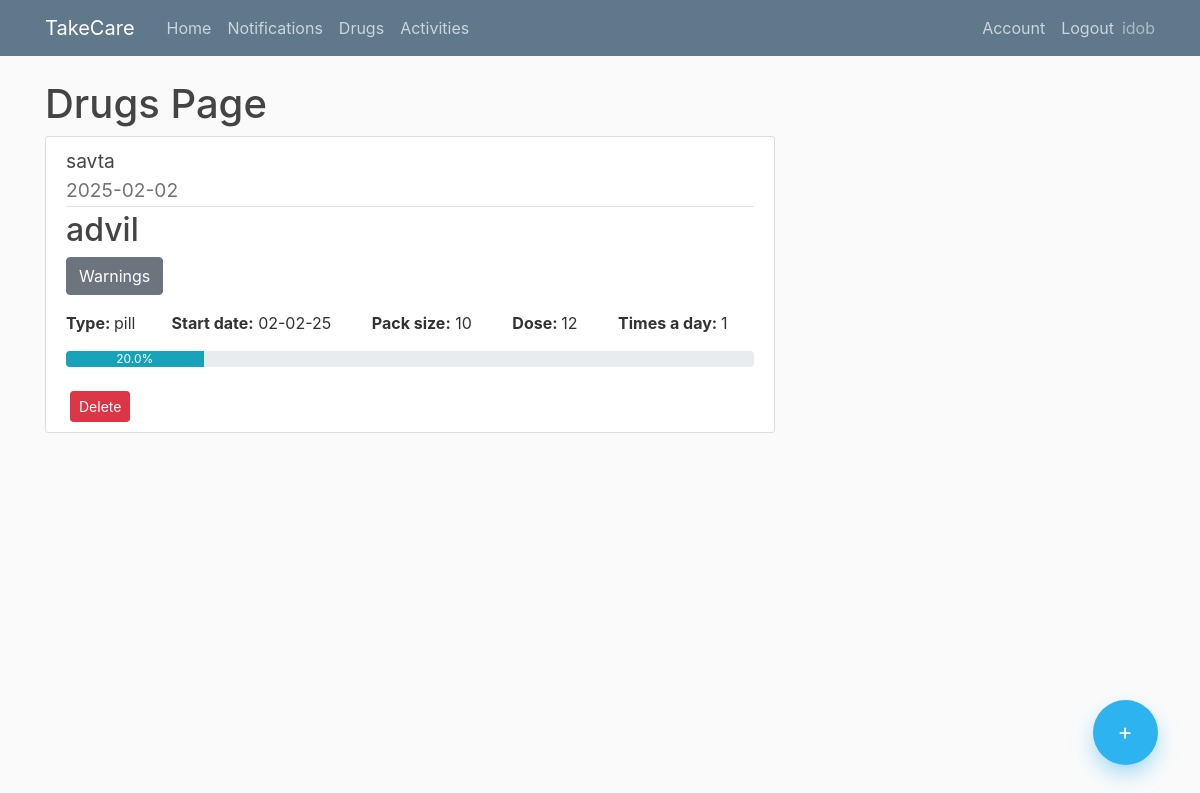
Screenshot of /drugs (signed in) with the database file from the repository.
### app/models.py (models this page shows, shortened)
class User(db.Model, UserMixin):
    id = db.Column(db.Integer, primary_key=True)
    username = db.Column(db.String(20), unique=True,nullable=False)
    email = db.Column(db.String(100), unique=True,nullable=False)
    image_file = db.Column(db.String(100),nullable=False,default='default.jpg')
    password= db.Column(db.String(60),nullable=False)
    ElderlyUser = db.relationship('Elderlyuser',backref='creator',lazy=True )
    Notifications = db.relationship('Notification',backref='creator',lazy=True )
    Drugs = db.relationship('Drug',backref='creator',lazy=True )

class Elderlyuser(db.Model, UserMixin):
    id = db.Column(db.Integer, primary_key=True)
    username = db.Column(db.String(20), unique=True,nullable=False)
    password= db.Column(db.String(60),nullable=False)
    user_id = db.Column(db.Integer, db.ForeignKey('user.id'), nullable=False)

class Drug(db.Model):
    id = db.Column(db.Integer, primary_key=True)
    name = db.Column(db.String(150),nullable=False)
    type = db.Column(db.Text,nullable=False)
    dose = db.Column(db.Integer,nullable=False)
    timesaday = db.Column(db.Integer,nullable=False)
    taketime= db.Column(db.Time, nullable=False)
    gap = db.Column(db.Integer, nullable=False)
    packsize = db.Column(db.Integer,nullable=False)
    daystotake = db.Column(db.Integer,nullable=False)
    startdate = db.Column(db.Date,nullable=False)
    user_id = db.Column(db.Integer, db.ForeignKey('user.id'), nullable=False)
    elderly_user_id = db.Column(db.Integer, db.ForeignKey('elderlyuser.id'), nullable=False)
    drugschedules = db.relationship("DrugSchedule", cascade="all, delete")
    warnings = db.Column(db.String)

### app/routes.py (the view)
@app.route("/drugs")
@login_required
def drugs():
    if current_user.is_authenticated:
        drugs = Drug.query.filter_by(user_id=current_user.id)
        drug_schedule = DrugSchedule.query.filter_by(user_id=current_user.id)
        eldelys = Elderlyuser.query.filter_by(user_id=current_user.id)
        eldelys_dict = {i.id: i.username for i in eldelys}
        return render_template("drugs.html",drugs=drugs,drug_schedule=drug_schedule, title="Drugs",eldelys_dict=eldelys_dict)
    else:
        return render_template("home.html")

### app/models.py (called while the page is built)
@login_manager.user_loader
def load_user(user_id):
    return User.query.get(int(user_id))

### app/templates/drugs.html (shortened to what this page needs)
{% extends "layout.html" %}
{% block content %}
    <h1>Drugs Page</h1>
    <div class="floating-container">
        <a class="floating-button" href="{{ url_for('add_drug')}}"> +</a>
    </div>
    {% if drugs.count() == 0  %}
        <h3>No drug alerts found</h3>
    {% else %}
        {% for drug in drugs %}
            {% set counter = namespace(count=0) %}
            {% set totalcounter = namespace(count=0) %}
            {% for reminder in drug_schedule %}
                {% if reminder.drug_id == drug.id %}
                    {% set totalcounter.count = totalcounter.count + 1 %}
                    {% if reminder.took == 1 %}
                        {% set counter.count = counter.count + 1 %}
                    {% endif %}
                {% endif %}
            {% endfor %}
            {% if totalcounter.count > 0 %}
                {% set percentage = (counter.count / totalcounter.count * 100) | round %}
            {% else %}
                {% set percentage = 0 %}
            {% endif %}
            <article class="media content-section">
                <div class="media-body">
                    <div class="article-title">
                        <big>{{ eldelys_dict[drug.elderly_user_id] }}</big>
                    </div>
                    <div class="article-metadata">
                        <big class="text-muted">{{ drug.startdate.strftime('%Y-%m-%d') }} </big>
                    </div>
                    <h2>{{ drug.name }}</h2>
                    <p>
                     <button class="btn btn-secondary" data-toggle="collapse" href="#collapseExample" role="button" aria-expanded="false" aria-controls="collapseExample">
                        Warnings
                     </button>
                    </p>
                        <strong>Type: </strong> {{ drug.type }}&nbsp; &nbsp; &nbsp; &nbsp;
                       <strong>Start date:</strong> {{ drug.startdate.strftime('%d-%m-%y') }} &nbsp; &nbsp; &nbsp; &nbsp;
                        <strong>Pack size:</strong> {{ drug.packsize }} &nbsp; &nbsp; &nbsp; &nbsp;
                       <strong> Dose: </strong>{{ drug.dose }} &nbsp; &nbsp; &nbsp; &nbsp;
                        <strong>Times a day: </strong>{{ drug.timesaday }} &nbsp;
                    <div class="progress">
                        <div class="progress-bar bg-info" role="progressbar" style="width: {{ percentage }}%;" aria-valuenow="{{ percentage }}" aria-valuemin="0" aria-valuemax="100">{{ percentage }}%</div>
                    </div>
                    <br>
                    <button type="button" class="btn btn-danger btn-sm ml-1" data-toggle="modal" data-target="#deleteModal{{drug.id}}">
                        Delete
                    </button>
                </div>
            </article>
        {% endfor %}
    {% endif %}
{% endblock content %}

### app/templates/layout.html (shortened to what this page needs)
<!DOCTYPE html>
<html>
<head>
    <link rel="stylesheet" href="https://maxcdn.bootstrapcdn.com/bootstrap/4.0.0/css/bootstrap.min.css">
    <link rel="stylesheet" type="text/css" href="{{ url_for('static', filename='main.css') }}">
</head>
<body>
    <header class="site-header">
      <nav class="navbar navbar-expand-md navbar-dark bg-steel fixed-top">
        <div class="container">
          <a class="navbar-brand mr-4" href="/">TakeCare</a>
          <div class="collapse navbar-collapse" id="navbarToggle">
            <div class="navbar-nav mr-auto">
              <a class="nav-item nav-link" href="{{url_for('home')}}">Home</a>
              <a class="nav-item nav-link" href="{{url_for('notification')}}">Notifications</a>
              <a class="nav-item nav-link" href="{{url_for('drugs')}}">Drugs</a>
              <a class="nav-item nav-link" href="{{url_for('activities')}}">Activities</a>
            </div>
            {% if not current_user.is_authenticated %}
            <div class="navbar-nav">
              <a class="nav-item nav-link" href="{{url_for('login')}}">Login</a>
              <a class="nav-item nav-link" href="{{url_for('register')}}">Register</a>
            </div>
            {% else %}
            <div class="navbar-nav">
              <a class="nav-item nav-link" href="{{url_for('account')}}">Account</a>
              <a class="nav-item nav-link" href="{{url_for('logout')}}">Logout</a>
              <sapn class="navbar-text">{{current_user.username}}</span>
            </div>
            {% endif %}
          </div>
        </div>
      </nav>
    </header>
    <main role="main" class="container">
      <div class="row">
        <div class="col-md-8">
          {% block content %} {% endblock %}
        </div>
    </main>
</body>
</html>

### app/static/main.css (style rules this page uses)
body { background: #fafafa; color: #333333; margin-top: 5rem; }
h1, h2, h3, h4, h5, h6 { color: #444444; }
.bg-steel { background-color: #5f788a; }
.site-header .navbar-nav .nav-link { color: #cbd5db; }
.content-section { background: #ffffff; padding: 10px 20px; border: 1px solid #dddddd; border-radius: 3px; margin-bottom: 20px; }
.article-title { color: #444444; }
.article-metadata { padding-bottom: 1px; margin-bottom: 4px; border-bottom: 1px solid #e3e3e3 }
.floating-container { position: fixed; width: 100px; height: 100px; bottom: 0; right: 0; margin: 35px 25px; }
.floating-container .floating-button { position: absolute; width: 65px; height: 65px; background: #2cb3f0; bottom: 0; border-radius: 50%; left: 0; right: 0; margin: auto; color: white; line-height: 65px; text-align: center; font-size: 23px; z-index: 100; box-shadow: 0 10px 25px -5px rgba(44, 179, 240, 0.6); cursor: pointer; -webkit-transition: all 0.3s; transition: all 0.3s; }

### rows the page displays
User: username "idob"
Drug: startdate "2025-02-02", name "advil", type "pill", startdate "02-02-25", packsize "10", dose "12", timesaday "1", percentage "20.0"
Elderlyuser: username "savta"
